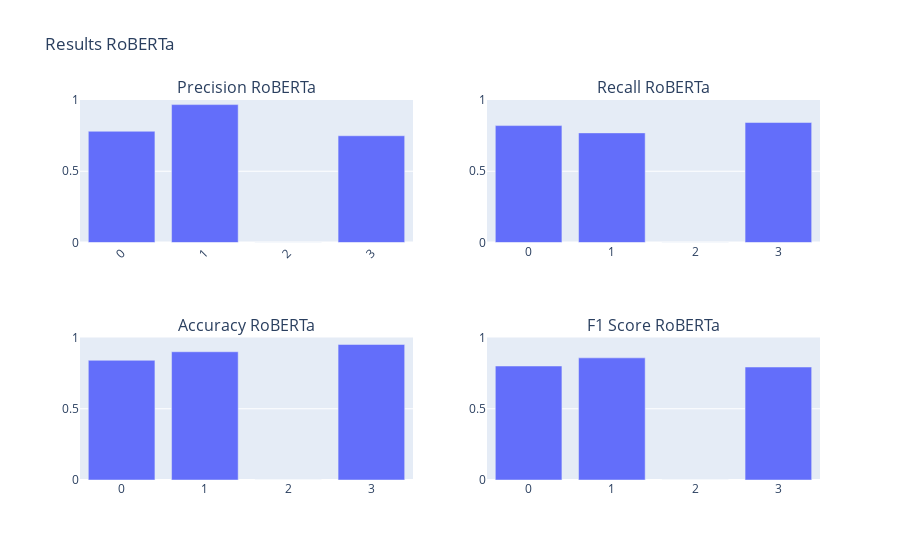

Notebook source saved alongside this figure:
### Markdown cell above
# Basline Roberta

### Code cell
folder = "data/results/roberta"
files = get_json_files(folder)


results_cg = calculate_results(files, folder, model_name="RoBERTa")
create_chart(results_cg)
results_cg

### Figure 1 — Plotly figure (JSON) as saved in the notebook; plotly's stock layout.template omitted (floating-point values rounded to 4 significant figures)
{"data": [{"alignmentgroup": "True", "hovertemplate": "Index=%{x}<br>Accuracy=%{y}<extra></extra>", "legendgroup": "", "marker": {"color": "#636efa", "pattern": {"shape": ""}}, "name": "", "offsetgroup": "", "orientation": "v", "showlegend": false, "textposition": "auto", "type": "bar", "x": ["0", "1", "2", "3"], "xaxis": "x3", "y": [0.84, 0.9, 0, 0.9511], "yaxis": "y3"}, {"alignmentgroup": "True", "hovertemplate": "Index=%{x}<br>Precision=%{y}<extra></extra>", "legendgroup": "", "marker": {"color": "#636efa", "pattern": {"shape": ""}}, "name": "", "offsetgroup": "", "orientation": "v", "showlegend": false, "textposition": "auto", "type": "bar", "x": ["0", "1", "2", "3"], "xaxis": "x", "y": [0.7805, 0.9677, 0, 0.7491], "yaxis": "y"}, {"alignmentgroup": "True", "hovertemplate": "Index=%{x}<br>Recall=%{y}<extra></extra>", "legendgroup": "", "marker": {"color": "#636efa", "pattern": {"shape": ""}}, "name": "", "offsetgroup": "", "orientation": "v", "showlegend": false, "textposition": "auto", "type": "bar", "x": ["0", "1", "2", "3"], "xaxis": "x2", "y": [0.8205, 0.7692, 0, 0.842], "yaxis": "y2"}, {"alignmentgroup": "True", "hovertemplate": "Index=%{x}<br>F1 Score=%{y}<extra></extra>", "legendgroup": "", "marker": {"color": "#636efa", "pattern": {"shape": ""}}, "name": "", "offsetgroup": "", "orientation": "v", "showlegend": false, "textposition": "auto", "type": "bar", "x": ["0", "1", "2", "3"], "xaxis": "x4", "y": [0.8, 0.8571, 0, 0.7928], "yaxis": "y4"}], "layout": {"annotations": [{"font": {"size": 16}, "showarrow": false, "text": "Precision RoBERTa", "x": 0.225, "xanchor": "center", "xref": "paper", "y": 1, "yanchor": "bottom", "yref": "paper"}, {"font": {"size": 16}, "showarrow": false, "text": "Recall RoBERTa", "x": 0.775, "xanchor": "center", "xref": "paper", "y": 1, "yanchor": "bottom", "yref": "paper"}, {"font": {"size": 16}, "showarrow": false, "text": "Accuracy RoBERTa", "x": 0.225, "xanchor": "center", "xref": "paper", "y": 0.375, "yanchor": "bottom", "yref": "paper"}, {"font": {"size": 16}, "showarrow": false, "text": "F1 Score RoBERTa", "x": 0.775, "xanchor": "center", "xref": "paper", "y": 0.375, "yanchor": "bottom", "yref": "paper"}], "title": {"text": "Results RoBERTa"}, "xaxis": {"anchor": "y", "domain": [0, 0.45], "tickangle": -45}, "xaxis2": {"anchor": "y2", "domain": [0.55, 1]}, "xaxis3": {"anchor": "y3", "domain": [0, 0.45]}, "xaxis4": {"anchor": "y4", "domain": [0.55, 1]}, "yaxis": {"anchor": "x", "domain": [0.625, 1], "range": [0, 1]}, "yaxis2": {"anchor": "x2", "domain": [0.625, 1], "range": [0, 1]}, "yaxis3": {"anchor": "x3", "domain": [0, 0.375], "range": [0, 1]}, "yaxis4": {"anchor": "x4", "domain": [0, 0.375], "range": [0, 1]}}}
